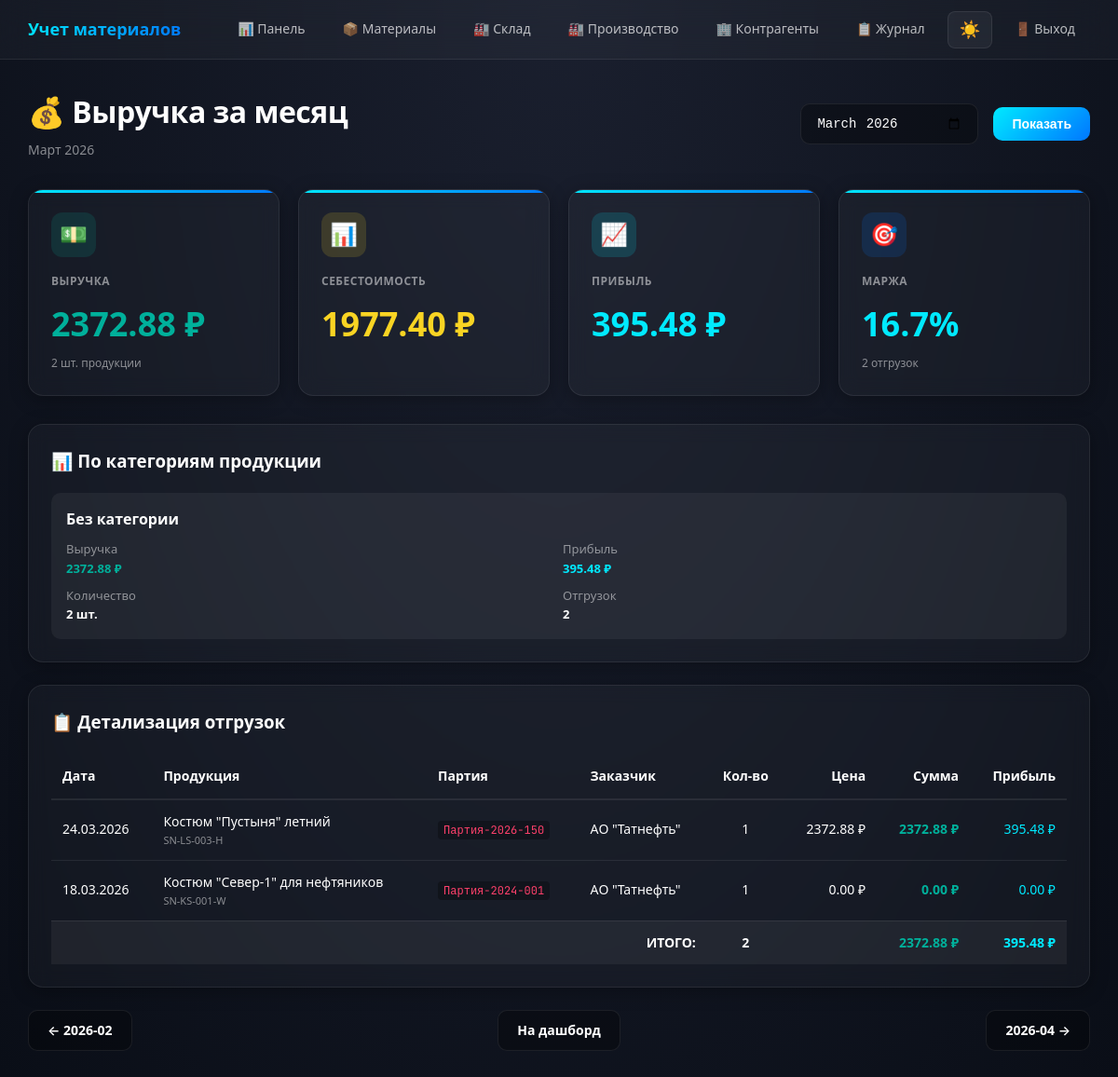
Screenshot of /production/reports/revenue/?month=2026-03 (signed in) with the database file from the repository.
### production/models.py (models this page shows, shortened)
class ProductShipment(models.Model):
    product = models.ForeignKey(Product, on_delete=models.CASCADE, related_name='shipments')
    quantity = models.PositiveIntegerField()
    shipped_to = models.ForeignKey('warehouse.Contractor', on_delete=models.SET_NULL, null=True, limit_choices_to={'contractor_type': 'customer'})
    shipment_date = models.DateField()
    document_number = models.CharField(max_length=100, blank=True)
    shipped_by = models.ForeignKey(User, on_delete=models.SET_NULL, null=True)
    notes = models.TextField(blank=True)
    created_at = models.DateTimeField(auto_now_add=True)
    class Meta:
        ordering = ['-shipment_date']

class ProductTemplate(models.Model):
    PROTECTION_LEVELS = [
        ('basic', 'Базовая защита'),
        ('standard', 'Стандартная защита'),
        ('high', 'Повышенная защита'),
        ('max', 'Максимальная защита'),
    ]
    name = models.CharField(max_length=255, help_text="Например: Костюм нефтяника зимний")
    article = models.CharField(max_length=100, unique=True)
    category = models.ForeignKey(ProductCategory, on_delete=models.CASCADE, related_name='templates')
    protection_level = models.CharField(max_length=20, choices=PROTECTION_LEVELS, default='standard')
    description = models.TextField(blank=True)
    weight_kg = models.FloatField(validators=[MinValueValidator(0)], help_text="Вес комплекта в кг")
    sizes_available = models.CharField(max_length=255, default="44-46, 48-50, 52-54, 56-58, 60-62")
    colors_available = models.CharField(max_length=255, default="Темно-синий, Оранжевый, Красный")
    image = models.ImageField(upload_to='products/templates/', blank=True, null=True)
    technical_drawing = models.ImageField(upload_to='products/drawings/', blank=True, null=True)
    created_at = models.DateTimeField(auto_now_add=True)
    is_active = models.BooleanField(default=True)
    class Meta:
        ordering = ['category', 'name']
        verbose_name = 'Шаблон изделия'
        verbose_name_plural = 'Шаблоны изделий'

class Product(models.Model):
    STATUS_CHOICES = [
        ('in_production', 'В производстве'),
        ('quality_check', 'Проверка качества'),
        ('ready', 'Готов к отгрузке'),
        ('shipped', 'Отгружен'),
    ]
    template = models.ForeignKey(ProductTemplate, on_delete=models.CASCADE, related_name='products')
    batch_number = models.CharField(max_length=50, unique=True, help_text="Номер партии производства")
    size = models.CharField(max_length=20)
    color = models.CharField(max_length=50)
    serial_number = models.CharField(max_length=100, unique=True, blank=True, null=True)
    quantity_produced = models.PositiveIntegerField(default=1)
    production_date = models.DateField()
    produced_by = models.ForeignKey(User, on_delete=models.SET_NULL, null=True, related_name='produced_products')
    status = models.CharField(max_length=20, choices=STATUS_CHOICES, default='in_production')
    warehouse_location = models.CharField(max_length=50, blank=True, help_text="Место хранения на складе готовой продукции")
    material_cost = models.DecimalField(max_digits=12, decimal_places=2, default=0)
    labor_cost = models.DecimalField(max_digits=12, decimal_places=2, default=0)
    total_cost = models.DecimalField(max_digits=12, decimal_places=2, default=0)
    markup_percent = models.DecimalField(
        max_digits=5,
        decimal_places=2,
        default=20.00,
        verbose_name="Наценка %",
        help_text="Процент наценки на готовую продукцию"
    )
    selling_price = models.DecimalField(
        max_digits=12,
        decimal_places=2,
        default=0,
        verbose_name="Цена продажи за штуку",
        help_text="Цена с учетом наценки"
    )
    created_at = models.DateTimeField(auto_now_add=True)
    updated_at = models.DateTimeField(auto_now=True)
    class Meta:
        ordering = ['-production_date', 'batch_number']
        verbose_name = 'Готовая продукция'
        verbose_name_plural = 'Готовая продукция'

### warehouse/models.py (models this page shows, shortened)
class Contractor(models.Model):
    TYPE_CHOICES = [('supplier', 'Поставщик'), ('customer', 'Заказчик')]
    name = models.CharField(max_length=255)
    address = models.CharField(max_length=255)
    contractor_type = models.CharField(max_length=20, choices=TYPE_CHOICES)
    contact_info = models.CharField(max_length=255, null=True, blank=True)
    created_at = models.DateTimeField(auto_now_add=True, null=True)
    class Meta:
        ordering = ['name']

### production/views.py (the view)
# urls.py: path('reports/revenue/', views.monthly_revenue_report, name='monthly_revenue'),
@login_required
def monthly_revenue_report(request):
    from datetime import datetime
    from django.db.models import Sum, F, ExpressionWrapper, DecimalField
    month_str = request.GET.get('month', timezone.now().strftime('%Y-%m'))
    try:
        year, month = map(int, month_str.split('-'))
    except (ValueError, AttributeError):
        now = timezone.now()
        year, month = now.year, now.month
        month_str = f"{year}-{month:02d}"
    from_date = datetime(year, month, 1).date()
    if month == 12:
        to_date = datetime(year + 1, 1, 1).date()
    else:
        to_date = datetime(year, month + 1, 1).date()
    shipments = ProductShipment.objects.filter(
        shipment_date__gte=from_date,
        shipment_date__lt=to_date
    ).select_related('product', 'product__template', 'shipped_to').order_by('-shipment_date')
    total_revenue = 0
    total_cost = 0
    total_quantity = 0
    shipment_data = []
    for shipment in shipments:
        unit_price = float(shipment.product.selling_price) if shipment.product.selling_price else 0
        cost_price = float(shipment.product.total_cost) if shipment.product.total_cost else 0
        revenue = unit_price * shipment.quantity
        cost = cost_price * shipment.quantity
        profit = revenue - cost
        shipment_data.append({
            'date': shipment.shipment_date,
            'product': shipment.product.template.name,
            'article': shipment.product.template.article,
            'batch': shipment.product.batch_number,
            'customer': shipment.shipped_to.name if shipment.shipped_to else '—',
            'quantity': shipment.quantity,
            'unit_price': unit_price,
            'revenue': revenue,
            'cost': cost,
            'profit': profit,
            'margin_percent': (profit / revenue * 100) if revenue > 0 else 0
        })
        total_revenue += revenue
        total_cost += cost
        total_quantity += shipment.quantity
    total_profit = total_revenue - total_cost
    profit_margin = (total_profit / total_revenue * 100) if total_revenue > 0 else 0
    avg_check = (total_revenue / len(shipment_data)) if shipment_data else 0
    category_stats = {}
    for item in shipment_data:
        category_name = item.get('product_category', 'Без категории')
        if category_name not in category_stats:
            category_stats[category_name] = {
                'revenue': 0,
                'profit': 0,
                'quantity': 0,
                'count': 0
            }
        category_stats[category_name]['revenue'] += item['revenue']
        category_stats[category_name]['profit'] += item['profit']
        category_stats[category_name]['quantity'] += item['quantity']
        category_stats[category_name]['count'] += 1
    category_stats = dict(sorted(
        category_stats.items(),
        key=lambda x: x[1]['revenue'],
        reverse=True
    ))
    prev_month = month - 1 if month > 1 else 12
    prev_year = year if month > 1 else year - 1
    prev_month_str = f"{prev_year}-{prev_month:02d}"
    next_month = month + 1 if month < 12 else 1
    next_year = year if month < 12 else year + 1
    next_month_str = f"{next_year}-{next_month:02d}"
    month_names = {
        1: 'Январь', 2: 'Февраль', 3: 'Март', 4: 'Апрель',
        5: 'Май', 6: 'Июнь', 7: 'Июль', 8: 'Август',
        9: 'Сентябрь', 10: 'Октябрь', 11: 'Ноябрь', 12: 'Декабрь'
    }
    current_month_name = f"{month_names[month]} {year}"
    context = {
        'month': month_str,
        'month_name': current_month_name,
        'prev_month': prev_month_str,
        'next_month': next_month_str,
        'shipments': shipment_data,
        'total_revenue': total_revenue,
        'total_cost': total_cost,
        'total_profit': total_profit,
        'profit_margin': profit_margin,
        'total_quantity': total_quantity,
        'total_shipments': len(shipment_data),
        'avg_check': avg_check,
        'category_stats': category_stats,
    }
    return render(request, 'production/monthly_revenue.html', context)

### production/templates/production/monthly_revenue.html
{% extends "production/base_production.html" %}
{% block content %}
<div class="page-header">
    <div>
        <h1 class="page-title">💰 Выручка за месяц</h1>
        <p class="page-subtitle">{{ month_name }}</p>
    </div>
    <form method="get" class="flex gap-2" style="align-items: center;">
        <input type="month" name="month" value="{{ month }}" class="form-control" style="width: auto;">
        <button type="submit" class="btn btn-primary">Показать</button>
    </form>
</div>
<div class="stats-grid">
    <div class="card stat-card">
        <div class="stat-icon" style="background: rgba(0, 176, 155, 0.15);">💵</div>
        <div class="card-title">Выручка</div>
        <div class="card-value" style="color: var(--success);">{{ total_revenue|floatformat:2 }} ₽</div>
        <div style="font-size: 12px; color: var(--text-muted); margin-top: 4px;">
            {{ total_quantity }} шт. продукции
        </div>
    </div>
    <div class="card stat-card">
        <div class="stat-icon" style="background: rgba(249, 212, 35, 0.15);">📊</div>
        <div class="card-title">Себестоимость</div>
        <div class="card-value" style="color: var(--warning);">{{ total_cost|floatformat:2 }} ₽</div>
    </div>
    <div class="card stat-card">
        <div class="stat-icon" style="background: rgba(0, 234, 255, 0.15);">📈</div>
        <div class="card-title">Прибыль</div>
        <div class="card-value" style="color: var(--primary);">{{ total_profit|floatformat:2 }} ₽</div>
    </div>
    <div class="card stat-card">
        <div class="stat-icon" style="background: rgba(0, 119, 255, 0.15);">🎯</div>
        <div class="card-title">Маржа</div>
        <div class="card-value" style="color: var(--info);">{{ profit_margin|floatformat:1 }}%</div>
        <div style="font-size: 12px; color: var(--text-muted); margin-top: 4px;">
            {{ total_shipments }} отгрузок
        </div>
    </div>
</div>
{% if category_stats %}
<div class="card" style="margin-top: 24px;">
    <h3 style="margin-bottom: 20px;">📊 По категориям продукции</h3>
    <div style="display: grid; grid-template-columns: repeat(auto-fit, minmax(250px, 1fr)); gap: 16px;">
        {% for category, stats in category_stats.items %}
        <div style="padding: 16px; background: var(--bg-hover); border-radius: 10px;">
            <div style="font-weight: 600; margin-bottom: 8px; color: var(--text-primary);">{{ category }}</div>
            <div style="display: grid; grid-template-columns: 1fr 1fr; gap: 8px; font-size: 13px;">
                <div>
                    <div style="color: var(--text-muted);">Выручка</div>
                    <div style="color: var(--success); font-weight: 600;">{{ stats.revenue|floatformat:2 }} ₽</div>
                </div>
                <div>
                    <div style="color: var(--text-muted);">Прибыль</div>
                    <div style="color: var(--primary); font-weight: 600;">{{ stats.profit|floatformat:2 }} ₽</div>
                </div>
                <div>
                    <div style="color: var(--text-muted);">Количество</div>
                    <div style="font-weight: 600;">{{ stats.quantity }} шт.</div>
                </div>
                <div>
                    <div style="color: var(--text-muted);">Отгрузок</div>
                    <div style="font-weight: 600;">{{ stats.count }}</div>
                </div>
            </div>
        </div>
        {% endfor %}
    </div>
</div>
{% endif %}
<div class="card" style="margin-top: 24px;">
    <h3 style="margin-bottom: 20px;">📋 Детализация отгрузок</h3>
    {% if shipments %}
    <div style="overflow-x: auto;">
        <table style="width: 100%; border-collapse: collapse; font-size: 14px;">
            <thead>
                <tr style="border-bottom: 2px solid var(--border); text-align: left;">
                    <th style="padding: 12px;">Дата</th>
                    <th style="padding: 12px;">Продукция</th>
                    <th style="padding: 12px;">Партия</th>
                    <th style="padding: 12px;">Заказчик</th>
                    <th style="padding: 12px; text-align: center;">Кол-во</th>
                    <th style="padding: 12px; text-align: right;">Цена</th>
                    <th style="padding: 12px; text-align: right;">Сумма</th>
                    <th style="padding: 12px; text-align: right;">Прибыль</th>
                </tr>
            </thead>
            <tbody>
                {% for ship in shipments %}
                <tr style="border-bottom: 1px solid var(--border);">
                    <td style="padding: 12px;">{{ ship.date|date:"d.m.Y" }}</td>
                    <td style="padding: 12px;">
                        <div style="font-weight: 500;">{{ ship.product }}</div>
                        <div style="font-size: 11px; color: var(--text-muted);">{{ ship.article }}</div>
                    </td>
                    <td style="padding: 12px;"><code style="font-size: 12px;">{{ ship.batch }}</code></td>
                    <td style="padding: 12px;">{{ ship.customer }}</td>
                    <td style="padding: 12px; text-align: center;">{{ ship.quantity }}</td>
                    <td style="padding: 12px; text-align: right;">{{ ship.unit_price|floatformat:2 }} ₽</td>
                    <td style="padding: 12px; text-align: right; font-weight: 600; color: var(--success);">{{ ship.revenue|floatformat:2 }} ₽</td>
                    <td style="padding: 12px; text-align: right; color: var(--primary);">{{ ship.profit|floatformat:2 }} ₽</td>
                </tr>
                {% endfor %}
            </tbody>
            <tfoot style="background: var(--bg-hover); font-weight: 600;">
                <tr>
                    <td colspan="4" style="padding: 12px; text-align: right;">ИТОГО:</td>
                    <td style="padding: 12px; text-align: center;">{{ total_quantity }}</td>
                    <td></td>
                    <td style="padding: 12px; text-align: right; color: var(--success);">{{ total_revenue|floatformat:2 }} ₽</td>
                    <td style="padding: 12px; text-align: right; color: var(--primary);">{{ total_profit|floatformat:2 }} ₽</td>
                </tr>
            </tfoot>
        </table>
    </div>
    {% else %}
    <div class="empty-state" style="padding: 40px;">
        <div style="font-size: 48px; margin-bottom: 16px;">📭</div>
        <p>Нет отгрузок за выбранный период</p>
    </div>
    {% endif %}
</div>
<div class="flex gap-2" style="margin-top: 24px; justify-content: space-between;">
    <a href="?month={{ prev_month }}" class="btn btn-secondary">← {{ prev_month }}</a>
    <a href="{% url 'production_dashboard' %}" class="btn btn-secondary">На дашборд</a>
    <a href="?month={{ next_month }}" class="btn btn-secondary">{{ next_month }} →</a>
</div>
{% endblock %}

### rows the page displays
ProductShipment: date "24.03.2026"
ProductTemplate: product "Костюм \"Пустыня\" летний", article "SN-LS-003-H"
Product: batch "Партия-2026-150"
Contractor: customer "АО \"Татнефть\"" "АО \"Татнефть\""
ProductShipment: date "18.03.2026"
ProductTemplate: product "Костюм \"Север-1\" для нефтяников", article "SN-KS-001-W"
Product: batch "Партия-2024-001"

### other values shown
{{ month_name }} "Март 2026"
{{ total_revenue|floatformat:2 }} "2372.88"
{{ total_quantity }} "2"
{{ total_cost|floatformat:2 }} "1977.40"
{{ total_profit|floatformat:2 }} "395.48"
{{ profit_margin|floatformat:1 }} "16.7"
{{ total_shipments }} "2"
{{ category }} "Без категории"
{{ stats.revenue|floatformat:2 }} "2372.88"
{{ stats.profit|floatformat:2 }} "395.48"
{{ stats.quantity }} "2"
{{ stats.count }} "2"
{{ ship.quantity }} "1" "1"
{{ ship.unit_price|floatformat:2 }} "2372.88" "0.00"
{{ ship.revenue|floatformat:2 }} "2372.88" "0.00"
